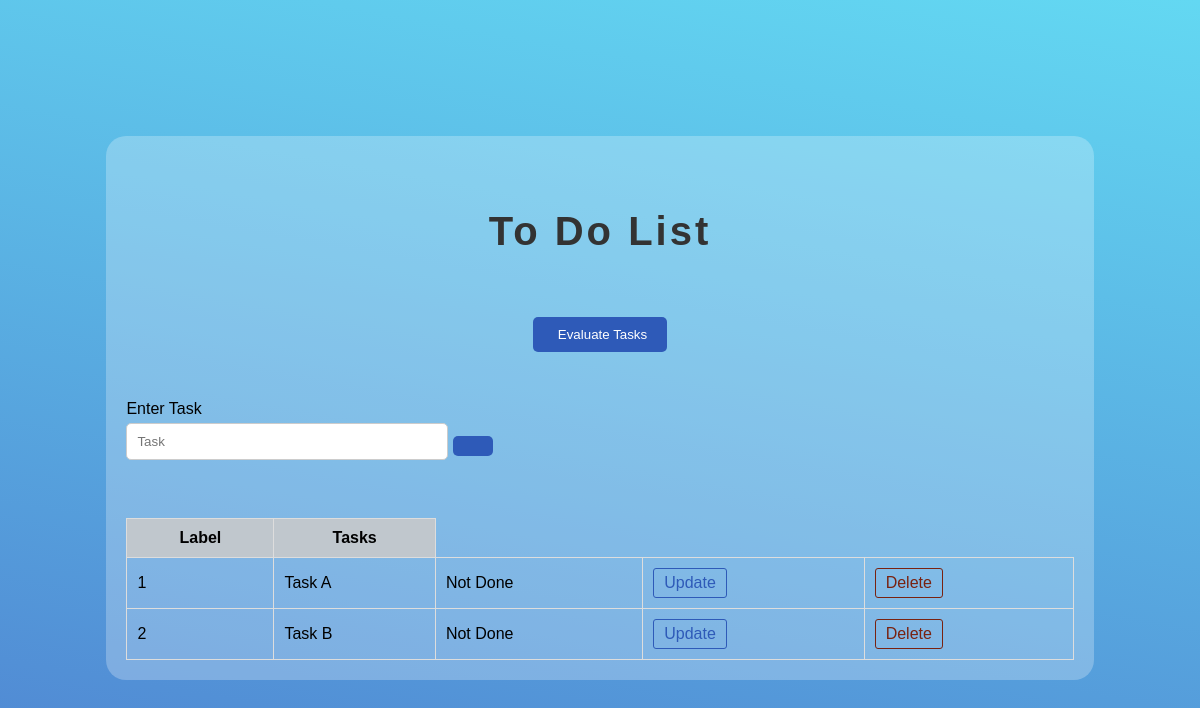
Before: / with the older database file.
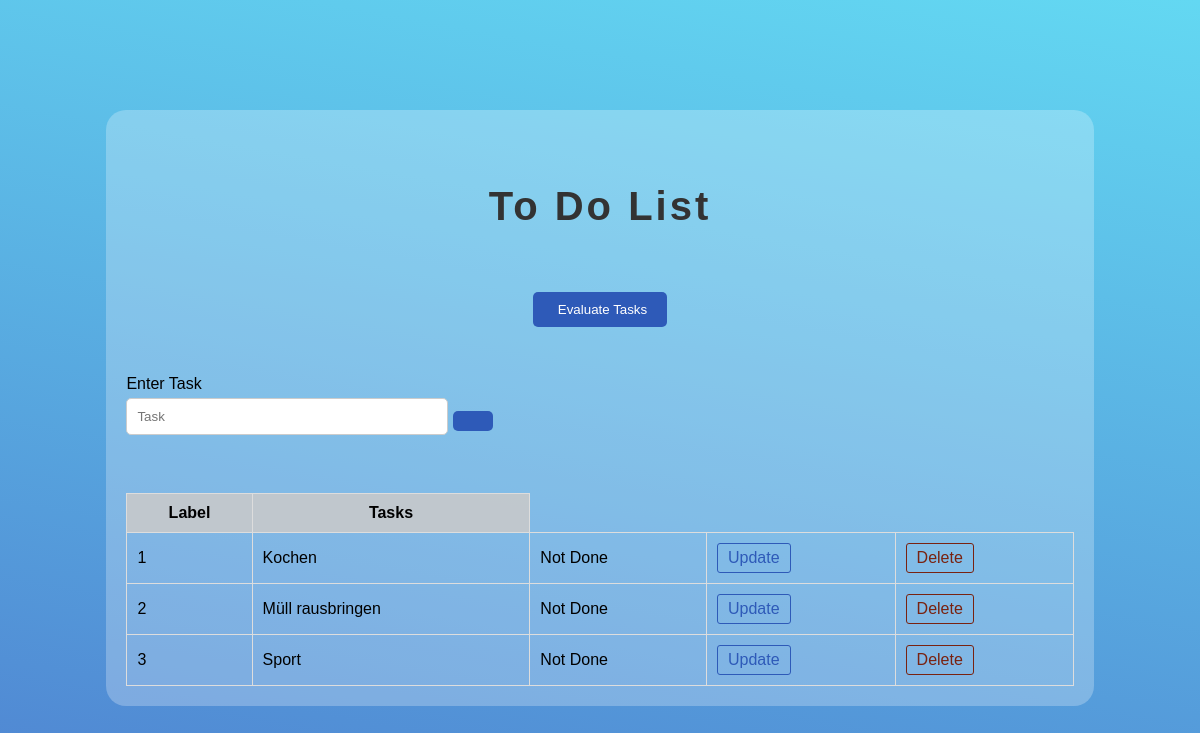
After: the same page with the newer database file.
### main.py (models this page shows, shortened)
class Todo(db.Model):
    task_id=db.Column(db.Integer, primary_key=True)
    name=db.Column(db.String(200), nullable=False, unique=True)
    done=db.Column(db.Boolean)
    datetime_added = db.Column(db.DateTime, default=datetime.now())

### main.py (the view)
@app.route('/')
def index():
    global tasks_list, pop_task, IT_is_rated, UT_is_rated, ET_is_rated
    print('\nINDEX PAGE') # Debugging
    todo_list = Todo.query.all()
    IT_is_rated = False
    UT_is_rated = False
    ET_is_rated = False
    print("IT_is_rated: ", IT_is_rated) # Debugging
    print("UT_is_rated: ", UT_is_rated) # Debugging
    print("ET_is_rated: ", ET_is_rated) # Debugging
    pop_task = True
    print('Pop on: ', pop_task) # Debugging
    tasks_list = get_tasks_list()
    print('Task List:\n', tasks_list) # Debugging
    print('Set all task scores to 0\n') # Debugging
    for task in tasks_list:
        RT_task = RT_db.query.filter_by(name=task).first()
        RT_task.Results_Score = 0
        IT_task = IT_db.query.filter_by(name=task).first()
        IT_task.Importance_Score = 0
        UT_task = UT_db.query.filter_by(name=task).first()
        UT_task.Urgency_Score = 0
        ET_task = ET_db.query.filter_by(name=task).first()
        ET_task.Effort_Score = 0
    db.session.commit()
    return render_template('index_WEBAPP.html', title='Main Page',
                           dataframe=df_tasks, todo_list=todo_list)

### main.py (called while the page is built)
def get_tasks_list():
    tasks = Todo.query.order_by(Todo.task_id).all()
    return [task.name for task in tasks]

### templates/index_WEBAPP.html (shortened to what this page needs)
<!DOCTYPE html>
<html lang="de">
<head>
    <link rel="stylesheet" href="{{ url_for('static', filename='style.css')}}">
</head>
<body>
    <div class="container">
        <h2>To Do List</h2>
        <div  class="center">
        <form action="/evaluate_tasks" method="post">
            <button type="submit">
                <i class="fas fa-chart-simple" style="padding-right: 5px;"></i>
                Evaluate Tasks
            </button>
        </form>
        </div>
        <br>
        <form action="/add_task" method="post">
            <div>
                <label>Enter Task</label>
                <input type="text" name="name" placeholder="Task">
                <button type="submit">
                </button>
            </div>
        </form>
        <br>
        <table>
            <thead>
                <tr>
                    <th>Label</th>
                    {% for column in dataframe.columns %}
                        <th>{{ column }}</th>
                    {% endfor %}
                </tr>
            </thead>
            <tbody>
                {%for todo in todo_list%}
                <tr>
                    <td>{{todo.task_id}}</td>
                    <td>{{todo.name}}</td>
                    {%if todo.done == False%}
                    <td>Not Done</td>
                    {%else%}
                    <td>Done</td>
                    {%endif%}
                    <td><a href="/update_task/{{todo.task_id}}" class="update-link">Update</a></td>
                    <td><a href="/delete_task/{{todo.task_id}}" class="delete-link">Delete</a></td>
                </tr>
                {%endfor%}
            </tbody>
        </table>
    </div>
</body>
</html>

Changed rows visible on the page:
changed Todo id 1: name "Task A" → "Kochen"
changed Todo id 2: name "Task B" → "Müll rausbringen"
added Todo: task_id "3", name "Sport", done "Not Done"
